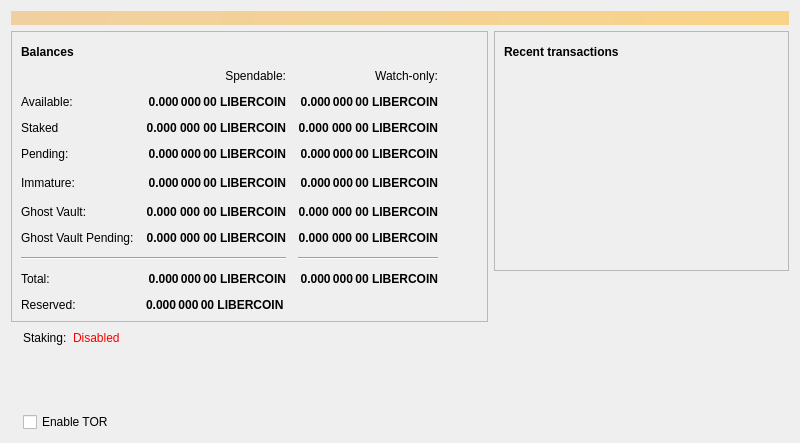
<?xml version="1.0" encoding="UTF-8"?>
<ui version="4.0">
 <class>OverviewPage</class>
 <widget class="QWidget" name="OverviewPage">
  <property name="geometry">
   <rect>
    <x>0</x>
    <y>0</y>
    <width>800</width>
    <height>443</height>
   </rect>
  </property>
  <property name="windowTitle">
   <string>Form</string>
  </property>
  <layout class="QVBoxLayout" name="topLayout">
   <item>
    <widget class="QLabel" name="labelAlerts">
     <property name="visible">
      <bool>false</bool>
     </property>
     <property name="styleSheet">
      <string notr="true">QLabel { background-color: qlineargradient(x1: 0, y1: 0, x2: 1, y2: 0, stop:0 #F0D0A0, stop:1 #F8D488); color:#000000; }</string>
     </property>
     <property name="wordWrap">
      <bool>true</bool>
     </property>
     <property name="margin">
      <number>3</number>
     </property>
     <property name="textInteractionFlags">
      <set>Qt::TextSelectableByMouse</set>
     </property>
    </widget>
   </item>
   <item>
    <layout class="QHBoxLayout" name="horizontalLayout" stretch="0,1">
     <item>
      <layout class="QVBoxLayout" name="verticalLayout_2">
       <item>
        <widget class="QFrame" name="frame">
         <property name="frameShape">
          <enum>QFrame::StyledPanel</enum>
         </property>
         <property name="frameShadow">
          <enum>QFrame::Raised</enum>
         </property>
         <layout class="QVBoxLayout" name="verticalLayout_4">
          <item>
           <layout class="QHBoxLayout" name="horizontalLayout_4">
            <item>
             <widget class="QLabel" name="label_5">
              <property name="font">
               <font>
                <weight>75</weight>
                <bold>true</bold>
               </font>
              </property>
              <property name="text">
               <string>Balances</string>
              </property>
             </widget>
            </item>
            <item>
             <widget class="QPushButton" name="labelWalletStatus">
              <property name="enabled">
               <bool>true</bool>
              </property>
              <property name="maximumSize">
               <size>
                <width>30</width>
                <height>16777215</height>
               </size>
              </property>
              <property name="toolTip">
               <string>The displayed information may be out of date. Your wallet automatically synchronizes with the LIBERCOIN network after a connection is established, but this process has not completed yet.</string>
              </property>
              <property name="text">
               <string/>
              </property>
              <property name="icon">
               <iconset resource="../libercoin.qrc">
                <normaloff>:/icons/warning</normaloff>
                <disabledoff>:/icons/warning</disabledoff>:/icons/warning</iconset>
              </property>
              <property name="iconSize">
               <size>
                <width>24</width>
                <height>24</height>
               </size>
              </property>
              <property name="flat">
               <bool>true</bool>
              </property>
             </widget>
            </item>
            <item>
             <spacer name="horizontalSpacer_3">
              <property name="orientation">
               <enum>Qt::Horizontal</enum>
              </property>
              <property name="sizeHint" stdset="0">
               <size>
                <width>40</width>
                <height>20</height>
               </size>
              </property>
             </spacer>
            </item>
           </layout>
          </item>
          <item>
           <layout class="QGridLayout" name="gridLayout">
            <property name="spacing">
             <number>12</number>
            </property>
            <item row="10" column="1">
             <widget class="QLabel" name="labelTotal">
              <property name="font">
               <font>
                <weight>75</weight>
                <bold>true</bold>
               </font>
              </property>
              <property name="cursor">
               <cursorShape>IBeamCursor</cursorShape>
              </property>
              <property name="toolTip">
               <string>Your current total balance</string>
              </property>
              <property name="text">
               <string notr="true">0.000 000 00 LIBERCOIN</string>
              </property>
              <property name="alignment">
               <set>Qt::AlignRight|Qt::AlignTrailing|Qt::AlignVCenter</set>
              </property>
              <property name="textInteractionFlags">
               <set>Qt::LinksAccessibleByMouse|Qt::TextSelectableByKeyboard|Qt::TextSelectableByMouse</set>
              </property>
             </widget>
            </item>
            <item row="4" column="1">
             <widget class="QLabel" name="labelImmature">
              <property name="font">
               <font>
                <weight>75</weight>
                <bold>true</bold>
               </font>
              </property>
              <property name="cursor">
               <cursorShape>IBeamCursor</cursorShape>
              </property>
              <property name="toolTip">
               <string>Mined balance that has not yet matured</string>
              </property>
              <property name="text">
               <string notr="true">0.000 000 00 LIBERCOIN</string>
              </property>
              <property name="alignment">
               <set>Qt::AlignRight|Qt::AlignTrailing|Qt::AlignVCenter</set>
              </property>
              <property name="textInteractionFlags">
               <set>Qt::LinksAccessibleByMouse|Qt::TextSelectableByKeyboard|Qt::TextSelectableByMouse</set>
              </property>
             </widget>
            </item>
            <item row="4" column="2">
             <widget class="QLabel" name="labelWatchImmature">
              <property name="font">
               <font>
                <weight>75</weight>
                <bold>true</bold>
               </font>
              </property>
              <property name="cursor">
               <cursorShape>IBeamCursor</cursorShape>
              </property>
              <property name="toolTip">
               <string>Mined balance in watch-only addresses that has not yet matured</string>
              </property>
              <property name="text">
               <string notr="true">0.000 000 00 LIBERCOIN</string>
              </property>
              <property name="alignment">
               <set>Qt::AlignRight|Qt::AlignTrailing|Qt::AlignVCenter</set>
              </property>
              <property name="textInteractionFlags">
               <set>Qt::LinksAccessibleByMouse|Qt::TextSelectableByKeyboard|Qt::TextSelectableByMouse</set>
              </property>
             </widget>
            </item>
            <item row="10" column="0">
             <widget class="QLabel" name="labelTotalText">
              <property name="text">
               <string>Total:</string>
              </property>
             </widget>
            </item>
            <item row="3" column="1">
             <widget class="QLabel" name="labelUnconfirmed">
              <property name="font">
               <font>
                <weight>75</weight>
                <bold>true</bold>
               </font>
              </property>
              <property name="cursor">
               <cursorShape>IBeamCursor</cursorShape>
              </property>
              <property name="toolTip">
               <string>Total of transactions that have yet to be confirmed, and do not yet count toward the spendable balance</string>
              </property>
              <property name="text">
               <string notr="true">0.000 000 00 LIBERCOIN</string>
              </property>
              <property name="alignment">
               <set>Qt::AlignRight|Qt::AlignTrailing|Qt::AlignVCenter</set>
              </property>
              <property name="textInteractionFlags">
               <set>Qt::LinksAccessibleByMouse|Qt::TextSelectableByKeyboard|Qt::TextSelectableByMouse</set>
              </property>
             </widget>
            </item>
            <item row="0" column="1">
             <widget class="QLabel" name="labelSpendable">
              <property name="text">
               <string>Spendable:</string>
              </property>
              <property name="alignment">
               <set>Qt::AlignRight|Qt::AlignTrailing|Qt::AlignVCenter</set>
              </property>
             </widget>
            </item>
            <item row="6" column="2">
             <widget class="QLabel" name="labelWatchGhostUnconfirmed">
              <property name="font">
               <font>
                <weight>75</weight>
                <bold>true</bold>
               </font>
              </property>
              <property name="text">
               <string>0.000 000 00 LIBERCOIN</string>
              </property>
              <property name="alignment">
               <set>Qt::AlignRight|Qt::AlignTrailing|Qt::AlignVCenter</set>
              </property>
             </widget>
            </item>
            <item row="5" column="1">
             <widget class="QLabel" name="labelGhost">
              <property name="font">
               <font>
                <weight>75</weight>
                <bold>true</bold>
               </font>
              </property>
              <property name="text">
               <string>0.000 000 00 LIBERCOIN</string>
              </property>
              <property name="alignment">
               <set>Qt::AlignRight|Qt::AlignTrailing|Qt::AlignVCenter</set>
              </property>
             </widget>
            </item>
            <item row="3" column="0">
             <widget class="QLabel" name="labelPendingText">
              <property name="text">
               <string>Pending:</string>
              </property>
             </widget>
            </item>
            <item row="11" column="0">
             <widget class="QLabel" name="labelReservedText">
              <property name="text">
               <string>Reserved:</string>
              </property>
             </widget>
            </item>
            <item row="3" column="2">
             <widget class="QLabel" name="labelWatchPending">
              <property name="font">
               <font>
                <weight>75</weight>
                <bold>true</bold>
               </font>
              </property>
              <property name="cursor">
               <cursorShape>IBeamCursor</cursorShape>
              </property>
              <property name="toolTip">
               <string>Unconfirmed transactions to watch-only addresses</string>
              </property>
              <property name="text">
               <string notr="true">0.000 000 00 LIBERCOIN</string>
              </property>
              <property name="alignment">
               <set>Qt::AlignRight|Qt::AlignTrailing|Qt::AlignVCenter</set>
              </property>
              <property name="textInteractionFlags">
               <set>Qt::LinksAccessibleByMouse|Qt::TextSelectableByKeyboard|Qt::TextSelectableByMouse</set>
              </property>
             </widget>
            </item>
            <item row="1" column="2">
             <widget class="QLabel" name="labelWatchAvailable">
              <property name="font">
               <font>
                <weight>75</weight>
                <bold>true</bold>
               </font>
              </property>
              <property name="cursor">
               <cursorShape>IBeamCursor</cursorShape>
              </property>
              <property name="toolTip">
               <string>Your current balance in watch-only addresses</string>
              </property>
              <property name="text">
               <string notr="true">0.000 000 00 LIBERCOIN</string>
              </property>
              <property name="alignment">
               <set>Qt::AlignRight|Qt::AlignTrailing|Qt::AlignVCenter</set>
              </property>
              <property name="textInteractionFlags">
               <set>Qt::LinksAccessibleByMouse|Qt::TextSelectableByKeyboard|Qt::TextSelectableByMouse</set>
              </property>
             </widget>
            </item>
            <item row="4" column="0">
             <widget class="QLabel" name="labelImmatureText">
              <property name="text">
               <string>Immature:</string>
              </property>
             </widget>
            </item>
            <item row="6" column="0">
             <widget class="QLabel" name="labelGhostUnconfirmedText">
              <property name="text">
               <string>Ghost Vault Pending:</string>
              </property>
             </widget>
            </item>
            <item row="1" column="1">
             <widget class="QLabel" name="labelBalance">
              <property name="font">
               <font>
                <weight>75</weight>
                <bold>true</bold>
               </font>
              </property>
              <property name="cursor">
               <cursorShape>IBeamCursor</cursorShape>
              </property>
              <property name="toolTip">
               <string>Your current spendable balance</string>
              </property>
              <property name="text">
               <string notr="true">0.000 000 00 LIBERCOIN</string>
              </property>
              <property name="alignment">
               <set>Qt::AlignRight|Qt::AlignTrailing|Qt::AlignVCenter</set>
              </property>
              <property name="textInteractionFlags">
               <set>Qt::LinksAccessibleByMouse|Qt::TextSelectableByKeyboard|Qt::TextSelectableByMouse</set>
              </property>
             </widget>
            </item>
            <item row="2" column="2">
             <widget class="QLabel" name="labelWatchStaked">
              <property name="font">
               <font>
                <weight>75</weight>
                <bold>true</bold>
               </font>
              </property>
              <property name="text">
               <string>0.000 000 00 LIBERCOIN</string>
              </property>
              <property name="alignment">
               <set>Qt::AlignRight|Qt::AlignTrailing|Qt::AlignVCenter</set>
              </property>
             </widget>
            </item>
            <item row="10" column="2">
             <widget class="QLabel" name="labelWatchTotal">
              <property name="font">
               <font>
                <weight>75</weight>
                <bold>true</bold>
               </font>
              </property>
              <property name="cursor">
               <cursorShape>IBeamCursor</cursorShape>
              </property>
              <property name="toolTip">
               <string>Current total balance in watch-only addresses</string>
              </property>
              <property name="text">
               <string notr="true">0.000 000 00 LIBERCOIN</string>
              </property>
              <property name="alignment">
               <set>Qt::AlignRight|Qt::AlignTrailing|Qt::AlignVCenter</set>
              </property>
              <property name="textInteractionFlags">
               <set>Qt::LinksAccessibleByMouse|Qt::TextSelectableByKeyboard|Qt::TextSelectableByMouse</set>
              </property>
             </widget>
            </item>
            <item row="2" column="0">
             <widget class="QLabel" name="label">
              <property name="text">
               <string>Staked</string>
              </property>
             </widget>
            </item>
            <item row="9" column="0" colspan="2">
             <widget class="Line" name="line">
              <property name="orientation">
               <enum>Qt::Horizontal</enum>
              </property>
             </widget>
            </item>
            <item row="0" column="2">
             <widget class="QLabel" name="labelWatchonly">
              <property name="text">
               <string>Watch-only:</string>
              </property>
              <property name="alignment">
               <set>Qt::AlignRight|Qt::AlignTrailing|Qt::AlignVCenter</set>
              </property>
             </widget>
            </item>
            <item row="1" column="0">
             <widget class="QLabel" name="labelBalanceText">
              <property name="text">
               <string>Available:</string>
              </property>
             </widget>
            </item>
            <item row="6" column="1">
             <widget class="QLabel" name="labelGhostUnconfirmed">
              <property name="font">
               <font>
                <weight>75</weight>
                <bold>true</bold>
               </font>
              </property>
              <property name="text">
               <string>0.000 000 00 LIBERCOIN</string>
              </property>
              <property name="alignment">
               <set>Qt::AlignRight|Qt::AlignTrailing|Qt::AlignVCenter</set>
              </property>
             </widget>
            </item>
            <item row="2" column="1">
             <widget class="QLabel" name="labelStaked">
              <property name="font">
               <font>
                <weight>75</weight>
                <bold>true</bold>
               </font>
              </property>
              <property name="text">
               <string>0.000 000 00 LIBERCOIN</string>
              </property>
              <property name="alignment">
               <set>Qt::AlignRight|Qt::AlignTrailing|Qt::AlignVCenter</set>
              </property>
             </widget>
            </item>
            <item row="9" column="2">
             <widget class="Line" name="lineWatchBalance">
              <property name="sizePolicy">
               <sizepolicy hsizetype="Preferred" vsizetype="Fixed">
                <horstretch>0</horstretch>
                <verstretch>0</verstretch>
               </sizepolicy>
              </property>
              <property name="minimumSize">
               <size>
                <width>140</width>
                <height>0</height>
               </size>
              </property>
              <property name="orientation">
               <enum>Qt::Horizontal</enum>
              </property>
             </widget>
            </item>
            <item row="11" column="1">
             <widget class="QLabel" name="labelReserved">
              <property name="font">
               <font>
                <weight>75</weight>
                <bold>true</bold>
               </font>
              </property>
              <property name="text">
               <string>0.000 000 00 LIBERCOIN</string>
              </property>
             </widget>
            </item>
            <item row="5" column="0">
             <widget class="QLabel" name="labelGhostText">
              <property name="text">
               <string>Ghost Vault: </string>
              </property>
             </widget>
            </item>
            <item row="5" column="2">
             <widget class="QLabel" name="labelWatchGhost">
              <property name="font">
               <font>
                <weight>75</weight>
                <bold>true</bold>
               </font>
              </property>
              <property name="text">
               <string>0.000 000 00 LIBERCOIN</string>
              </property>
              <property name="alignment">
               <set>Qt::AlignRight|Qt::AlignTrailing|Qt::AlignVCenter</set>
              </property>
             </widget>
            </item>
            <item row="4" column="3">
             <spacer name="horizontalSpacer_2">
              <property name="orientation">
               <enum>Qt::Horizontal</enum>
              </property>
              <property name="sizeHint" stdset="0">
               <size>
                <width>40</width>
                <height>20</height>
               </size>
              </property>
             </spacer>
            </item>
           </layout>
          </item>
         </layout>
        </widget>
       </item>
       <item>
        <layout class="QHBoxLayout" name="horizontalLayout_3">
         <property name="leftMargin">
          <number>12</number>
         </property>
         <property name="topMargin">
          <number>0</number>
         </property>
         <item>
          <widget class="QLabel" name="label_3">
           <property name="text">
            <string>Staking:</string>
           </property>
          </widget>
         </item>
         <item>
          <widget class="QLabel" name="isStakingLabel">
           <property name="styleSheet">
            <string notr="true">color: red;</string>
           </property>
           <property name="text">
            <string>Disabled</string>
           </property>
           <property name="alignment">
            <set>Qt::AlignLeading|Qt::AlignLeft|Qt::AlignVCenter</set>
           </property>
          </widget>
         </item>
         <item>
          <spacer name="horizontalSpacer_4">
           <property name="orientation">
            <enum>Qt::Horizontal</enum>
           </property>
           <property name="sizeHint" stdset="0">
            <size>
             <width>40</width>
             <height>20</height>
            </size>
           </property>
          </spacer>
         </item>
        </layout>
       </item>
       <item>
        <spacer name="verticalSpacer_3">
         <property name="orientation">
          <enum>Qt::Vertical</enum>
         </property>
         <property name="sizeHint" stdset="0">
          <size>
           <width>20</width>
           <height>40</height>
          </size>
         </property>
        </spacer>
       </item>
       <item>
        <layout class="QVBoxLayout" name="verticalLayout_5">
         <property name="leftMargin">
          <number>12</number>
         </property>
         <property name="topMargin">
          <number>0</number>
         </property>
         <item>
          <widget class="QCheckBox" name="checkboxEnabledTor">
           <property name="text">
            <string>Enable TOR</string>
           </property>
          </widget>
         </item>
        </layout>
       </item>
      </layout>
     </item>
     <item>
      <layout class="QVBoxLayout" name="verticalLayout_3">
       <item>
        <widget class="QFrame" name="frame_2">
         <property name="frameShape">
          <enum>QFrame::StyledPanel</enum>
         </property>
         <property name="frameShadow">
          <enum>QFrame::Raised</enum>
         </property>
         <layout class="QVBoxLayout" name="verticalLayout">
          <item>
           <layout class="QHBoxLayout" name="horizontalLayout_2">
            <item>
             <widget class="QLabel" name="label_4">
              <property name="font">
               <font>
                <weight>75</weight>
                <bold>true</bold>
               </font>
              </property>
              <property name="text">
               <string>Recent transactions</string>
              </property>
             </widget>
            </item>
            <item>
             <widget class="QPushButton" name="labelTransactionsStatus">
              <property name="enabled">
               <bool>true</bool>
              </property>
              <property name="maximumSize">
               <size>
                <width>30</width>
                <height>16777215</height>
               </size>
              </property>
              <property name="toolTip">
               <string>The displayed information may be out of date. Your wallet automatically synchronizes with the LIBERCOIN network after a connection is established, but this process has not completed yet.</string>
              </property>
              <property name="text">
               <string/>
              </property>
              <property name="icon">
               <iconset resource="../libercoin.qrc">
                <normaloff>:/icons/warning</normaloff>
                <disabledoff>:/icons/warning</disabledoff>:/icons/warning</iconset>
              </property>
              <property name="iconSize">
               <size>
                <width>24</width>
                <height>24</height>
               </size>
              </property>
              <property name="flat">
               <bool>true</bool>
              </property>
             </widget>
            </item>
            <item>
             <spacer name="horizontalSpacer">
              <property name="orientation">
               <enum>Qt::Horizontal</enum>
              </property>
              <property name="sizeHint" stdset="0">
               <size>
                <width>40</width>
                <height>20</height>
               </size>
              </property>
             </spacer>
            </item>
           </layout>
          </item>
          <item>
           <widget class="QListView" name="listTransactions">
            <property name="styleSheet">
             <string notr="true">QListView { background: transparent; }</string>
            </property>
            <property name="frameShape">
             <enum>QFrame::NoFrame</enum>
            </property>
            <property name="verticalScrollBarPolicy">
             <enum>Qt::ScrollBarAlwaysOff</enum>
            </property>
            <property name="horizontalScrollBarPolicy">
             <enum>Qt::ScrollBarAlwaysOff</enum>
            </property>
            <property name="selectionMode">
             <enum>QAbstractItemView::NoSelection</enum>
            </property>
           </widget>
          </item>
         </layout>
        </widget>
       </item>
       <item>
        <spacer name="verticalSpacer_2">
         <property name="orientation">
          <enum>Qt::Vertical</enum>
         </property>
         <property name="sizeHint" stdset="0">
          <size>
           <width>20</width>
           <height>40</height>
          </size>
         </property>
        </spacer>
       </item>
      </layout>
     </item>
    </layout>
   </item>
  </layout>
 </widget>
 <resources>
  <include location="../libercoin.qrc"/>
 </resources>
 <connections/>
</ui>
